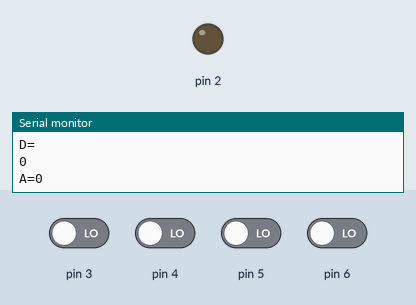
The sketch below on a simulated Arduino Uno, built with avr-gcc and run on an emulated ATmega328P. Shown: output pins drawn as LEDs (lit = HIGH), the last lines printed to the serial monitor. The test bench sets the inputs (shaded band); at power-on: pin 3–6 LOW.

Above: at 1.2 s.
1.3 s: pin 3 driven HIGH and pin 4 driven HIGH and pin 5 driven HIGH and pin 6 driven HIGH
At 2.1 s:
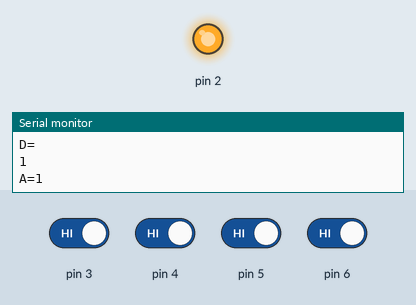
2.8 s: pin 4 driven LOW
At 3.1 s:
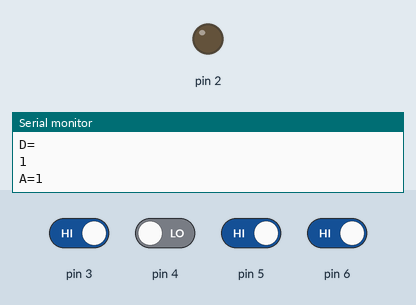
4.3 s: pin 4 driven HIGH
At 5.4 s:
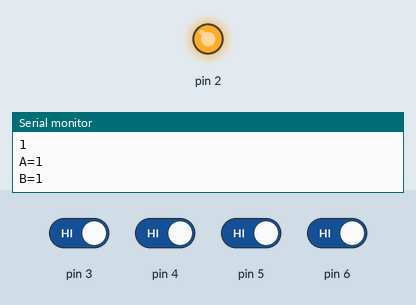
Timing chart, 0 to 7.3 s (numbered marks = the images above; inputs shaded):
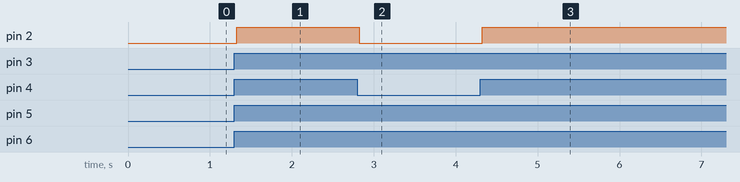

Measured:
- after the input at 1.3 s, pin 2: LOW → HIGH at once
- after the input at 2.8 s, pin 2: HIGH → LOW at once
- after the input at 4.3 s, pin 2: LOW → HIGH at once

The sketch:

TRIC_BASED_LABORATORY_ACCESS_SYSTEM__A+D_BC_SOFTWARE_PROCESS.ino
```cpp
// C++ code
//
void setup()
{
  pinMode(2, OUTPUT);
  for(int i=3;i<=6;i++) {
    pinMode(i, INPUT);
  }
    Serial.begin(9600);
}

void loop()
{
  int A=digitalRead(3);
  Serial.print("A=");
  Serial.println(A);
  int B=digitalRead(4);
  Serial.print("B=");
  Serial.println(B);
  int C=digitalRead(5);
  Serial.print("C=");
  Serial.println(C);
  int D=digitalRead(6);
  Serial.println("D=");
  Serial.println(D);
  digitalWrite(2,(A|D)&B&C);
  Serial.println();
}
```
